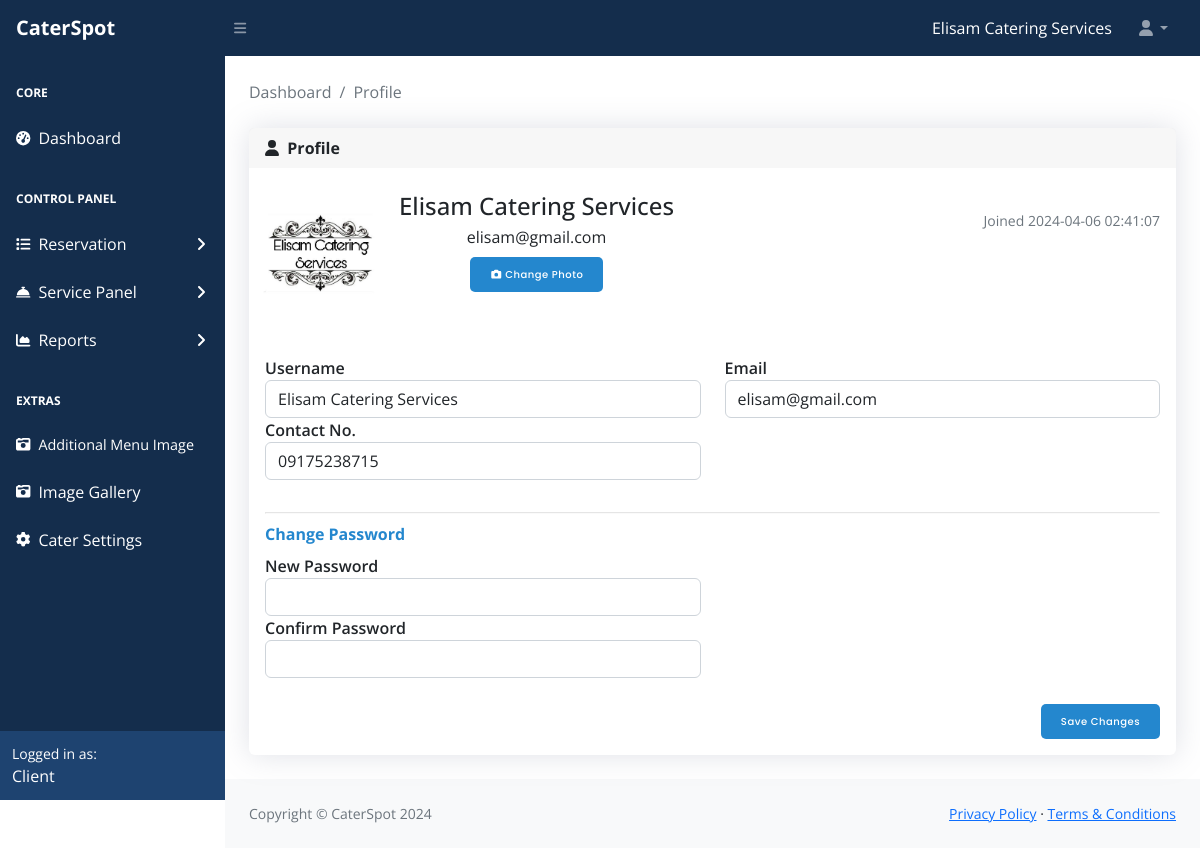
/client/main/profile.php (signed in), run on the app's committed database.
### tables this page shows
CREATE TABLE `tbl_clients` (
  `client_id` int(11) NOT NULL,
  `email` varchar(255) NOT NULL,
  `username` varchar(100) NOT NULL,
  `contact` varchar(255) NOT NULL,
  `address` varchar(255) NOT NULL,
  `password` varchar(255) NOT NULL,
  `client_image` varchar(255) NOT NULL,
  `createdAt` timestamp NOT NULL DEFAULT current_timestamp()
);

### client/main/functions/fetch-client.php (called while the page is built, shortened)
<?php
require_once '../../config/conn.php';
function getClient($client_id)
{
    global $DB_con;
    $sql = 'SELECT A.*,A.contact, B.cater_name, B.cater_description,B.cater_location, B.cater_email, B.about_us, B.cater_contactno, B.cater_gmaplink, B.socmed_link, B.bg_image, C.faq_id, C.cater_question, C.cater_answer FROM tbl_clients AS A
    LEFT JOIN tblclient_settings AS B ON A.client_id = B.client_id
    LEFT JOIN tblclient_faqs AS C ON A.client_id = C.client_id
    WHERE A.client_id = :client_id';
    $stmt = $DB_con->prepare($sql);
    $stmt->bindParam(':client_id', $client_id, PDO::PARAM_STR);
    $stmt->execute();
    $user = $stmt->fetch(PDO::FETCH_ASSOC);
    return $user;
}
if (isset($_SESSION['client_id'])) {
    $client_id = $_SESSION['client_id'];
    $client = getClient($client_id);
    if ($client) {
        $client_username = $client['username'];
        $client_email = $client['email'];
        $client_contact = $client['contact'];
        $client_joined = $client['createdAt'];
        $client_img = $client['client_image'];
    } else {
        echo "User not found";
    }
}
?>

### client/main/profile.php (the view, shortened to what this page needs)
<?php
include_once 'functions/fetch-client.php';
?>
<!DOCTYPE html>
<html lang="en">
<head>
    <link href="https://cdn.jsdelivr.net/npm/simple-datatables@7.1.2/dist/style.min.css" rel="stylesheet" />
    <link href="../vendor/css/styles.css" rel="stylesheet" />
    <link rel="stylesheet" href="https://cdnjs.cloudflare.com/ajax/libs/toastify-js/1.5.0/toastify.css"
 />
    <link rel="stylesheet" href="https://cdnjs.cloudflare.com/ajax/libs/toastify-js/1.5.0/toastify.min.css"
 />
</head>
<body class="sb-nav-fixed">
    <?php require_once 'includes/top-nav.php'; ?>
    <div id="layoutSidenav">
        <?php require_once 'includes/left-nav.php'; ?>
        <div id="layoutSidenav_content">
            <main>
                <div class="container-fluid px-4">
                    <br>
                    <ol class="breadcrumb mb-4">
                        <li class="breadcrumb-item"><a href="index.php" class="link-ref">Dashboard</a></li>
                        <li class="breadcrumb-item active">Profile</li>
                    </ol>
                    <div class="card mb-4">
                        <div class="card-header">
                            <div class="form-group">
                                <i class="fa-solid fa-user"></i>&nbsp;
                                <b>Profile</b>
                            </div>
                        </div>
                        <div class="card-body">
                            <div class="e-profile">
                                <div class="row">
                                    <div class="col-12 col-sm-auto mb-3">
                                        <div class="mx-auto" style="width: 110px;">
                                            <div class="d-flex justify-content-center align-items-center rounded"
                                                style="height: 140px; background-color: rgb(233, 236, 239);">
                                                <span style="color: rgb(166, 168, 170); font: bold 8pt Arial;">
                                                    <?php
                                                    $image_path = '../../assets/img/client-images/' . $client_img;
                                                    if (file_exists($image_path) && is_file($image_path)) {
                                                        $image_source = $image_path;
                                                    } else {
                                                        $image_source = '../../assets/img/client-images/Image_not_available.jpg';
                                                    } ?>
                                                    <img src="<?php echo $image_source; ?>"
                                                        alt="" style="height: 140px;"></span>
                                            </div>
                                        </div>
                                    </div>
                                    <div class="col d-flex flex-column flex-sm-row justify-content-between mb-3">
                                        <div class="text-center text-sm-left mb-2 mb-sm-0">
                                            <h4 class="pt-sm-2 pb-1 mb-0 text-nowrap"><?php echo $client_username; ?>
                                            </h4>
                                            <p class="mb-0"><?php echo $client_email ?></p>
                                            <div class="mt-2">
                                                <button class="btn-get-main edit-profile" type="button" data-toggle="modal"
                                                    data-target="#editBGModal"
                                                    data-profile-id="<?php echo $_SESSION['client_id'] ?>">
                                                    <i class="fa fa-fw fa-camera"></i>
                                                    <span>Change Photo</span>
                                                </button>
                                            </div>
                                        </div>
                                        <div class="text-center text-sm-right">
                                            <span class="badge badge-secondary">administrator</span>
                                            <div class="text-muted"><small>Joined <?php echo $client_joined ?></small>
                                            </div>
                                        </div>
                                    </div>
                                </div>
                                <div class="tab-content pt-3">
                                    <div class="tab-pane active">
                                        <div class="row">
                                            <div class="col">
                                                <div class="row">
                                                    <div class="col">
                                                        <div class="form-group">
                                                            <label>Username</label>
                                                            <input class="form-control" type="text" name="edit_username"
                                                                id="edit_username"
                                                                value="<?php echo $client_username ?>">
                                                        </div>
                                                        <div class="form-group">
                                                            <label>Contact No.</label>
                                                            <input class="form-control" type="text" name="contact"
                                                                id="contact" value="<?php echo $client_contact ?>">
                                                        </div>
                                                    </div>
                                                    <div class="col">
                                                        <div class="form-group">
                                                            <label>Email</label>
                                                            <input class="form-control" type="text" name="edit_email"
                                                                id="edit_email" value="<?php echo $client_email ?>">
                                                        </div>
                                                    </div>
                                                </div>
                                            </div>
                                        </div>
                                        <br>
                                        <hr>
                                        <div class="row">
                                            <div class="col-12 col-sm-6 mb-3">
                                                <div class="mb-2 modal-header"><b>Change Password</b></div>
                                                <div class="row">
                                                    <div class="col">
                                                        <div class="form-group">
                                                            <label>New Password</label>
                                                            <input class="form-control" type="password" name="newpass"
                                                                id="newpass" id="newpass">
                                                        </div>
                                                    </div>
                                                </div>
                                                <div class="row">
                                                    <div class="col">
                                                        <div class="form-group">
                                                            <label>Confirm <span
                                                                    class="d-none d-xl-inline">Password</span></label>
                                                            <input class="form-control" type="password" id="confirmpass"
                                                                name="confirmpass" id="confirmpass">
                                                        </div>
                                                    </div>
                                                                <br>
                                                                <br>
                                                                <br>
                                                </div>
                                            </div>
                                        </div>
                                        <div class="row">
                                            <div class="col d-flex justify-content-end">
                                                <button class="btn-get-main" type="submit" id="saveChangesBtn">Save
                                                    Changes</button>
                                            </div>
                                        </div>
                                    </div>
                                </div>
                            </div>
                        </div>
            </main>
            <?php require_once 'includes/footer.php'; ?>
        </div>
    </div>
</body>
</html>

### client/main/includes/top-nav.php (shortened to what this page needs)
<?php
require_once '../../config/conn.php';
require_once 'functions/fetch-client.php';
?>
<nav class="sb-topnav navbar navbar-expand navbar-dark bg-dark">
    <a class="navbar-brand ps-3" href="index.php" style="font-weight:bold;">CaterSpot</a>
    <button class="btn btn-link btn-sm order-1 order-lg-0 me-4 me-lg-0" id="sidebarToggle" href="#!"><i
            class="fas fa-bars"></i></button>
    <form class="d-none d-md-inline-block form-inline ms-auto me-0 me-md-3 my-2 my-md-0">
        <div class="input-group">
        <a class="dropdown-item" href="#!" style="color:#fff;"><?php echo $client_username; ?>
        </div>
    </form>
    <ul class="navbar-nav ms-auto ms-md-0 me-3 me-lg-4">
        <li class="nav-item dropdown">
            <a class="nav-link dropdown-toggle" id="navbarDropdown" href="#" role="button" data-bs-toggle="dropdown"
                aria-expanded="false"><i class="fas fa-user fa-fw"></i></a>
        </li>
    </ul>
</nav>

### data on the page
tbl_clients: username "Elisam Catering Services", client_image (picture), email "elisam@gmail.com", createdAt "2024-04-06 02:41:07", edit_username "Elisam Catering Services", contact "09175238715", edit_email "elisam@gmail.com"
